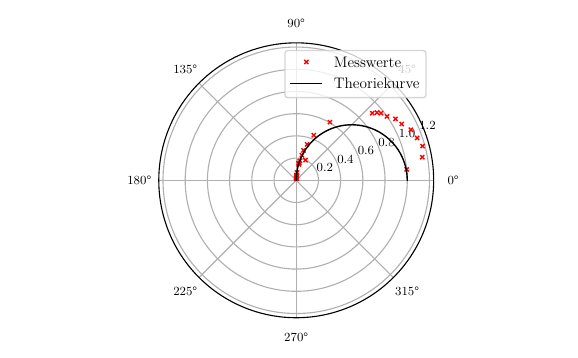

Write the Python code that produced this figure.
import matplotlib.pyplot as plt
import numpy as np
from scipy.optimize import curve_fit

phi, v = np.genfromtxt('wertec.txt', unpack=True)
U, frequenz = np.genfromtxt('werteb.txt', unpack=True)

a = np.linspace(0,np.pi/2,200)
plt.polar(phi, U, 'rx', label='Messwerte', Markersize=3)
plt.polar(a, np.cos(a), 'k-', label='Theoriekurve', linewidth=1)
#plt.title('Polarplot')
plt.legend()
plt.tight_layout
plt.savefig('plot4.pdf')

